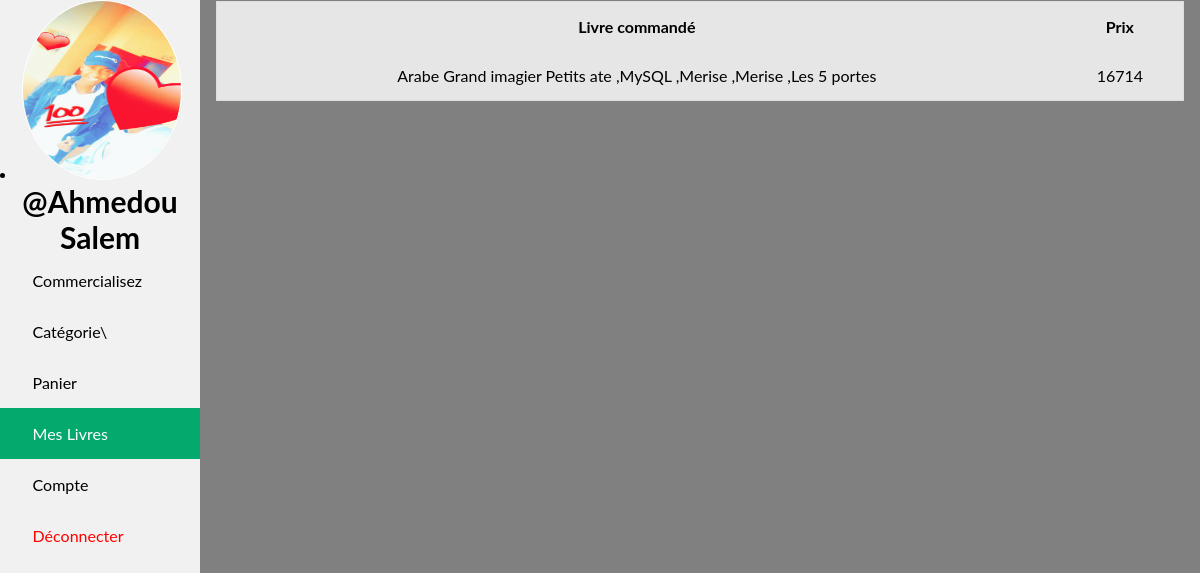
/member/livraison.php (signed in), run on the app's committed database.
### tables this page shows
CREATE TABLE `commande` (
  `CommandeId` int(11) NOT NULL,
  `CommandeDate` timestamp NOT NULL DEFAULT current_timestamp(),
  `Prix` int(11) NOT NULL,
  `status` tinyint(1) NOT NULL,
  `ClientId` int(11) NOT NULL
);

### member/count_panier.php (called while the page is built, shortened)
<?php
$selsect_user_info =mysqli_query($con, "SELECT UserId AS `urser_id`,`image` AS `image_user` FROM `login` WHERE username = '$user_name'");
$fetch_user = mysqli_fetch_assoc($selsect_user_info);
$user_ID = $fetch_user['urser_id'];
$image_user = $fetch_user['image_user'];
?>

### member/livraison.php (the view, shortened to what this page needs)
<?php
require '../db_connect.php';
$user_name = $_SESSION['username'];
require_once 'count_panier.php';
    ?>
<!DOCTYPE html>
<html lang="en">
<head>
    <link rel="stylesheet" href="../slick.css">
    <link rel="stylesheet" href="../css.css">
    <link rel="stylesheet" href="../image.css">
    <link rel="stylesheet" href="../Librarian/Annimation.css">
    <link rel="stylesheet" href="https://cdnjs.cloudflare.com/ajax/libs/font-awesome/4.7.0/css/font-awesome.min.css">
</head>
<body>
<div class="sidebar">
        <li><?php echo "<div class='circle'><img src='../file_database/".$image_user."' width='160px' height='180px'/></div>"."<br>"."<center><font style='font-size:30px;'><strong>";echo "@";print_r ($_SESSION['username']);echo "</strong></font></center>"; ?>
        </li>
        <a href="member.php"><i class='fas fa-bookmark'></i> Commercialisez</a>
        <a href="category.php"><i class='fas fa-poll'></i> Catégorie\</a>
        <a  href="panier.php"><i class='fa fa-shopping-cart'></i> Panier
    </a>
        <a class="active" href="livraison.php"><i class="fa fa-ship"></i> Mes Livres</a>
        <a href="compte.php"><i class="fas fa-address-card"></i> Compte</a>
        <a style="color:red;" href="../logout.php"><i class="fa fa-power-off"></i> Déconnecter</a>
    </div>
    <div class="content">
        <?php
    $sql = "SELECT `com`.`CommandeId`,`com`.`CommandeDate`, `com`.`Prix`, `com`.`status`,`com`.`ClientId`,
    `cl`.`Nom`,`cl`.`Address`,`cl`.`DateNaissance`,`cl`.`Genre`,GROUP_CONCAT(`p`.`NomLivre`) as `Livres`,GROUP_CONCAT(`p`.`image`) as `image_data` FROM `products_commandes` AS `pr`,`commande` AS `com`,
    `client` AS `cl` , `produits` AS `p`
    WHERE `pr`.`ProduitCommande` = `p`.`ProductId` AND `pr`.`CommandeId` = `com`.`CommandeId` AND `com`.`ClientId` = `cl`.`ClientId` AND
    `com`.`status`=1 AND `com`.`ClientId` = '$user_ID'
    GROUP by `pr`.`CommandeId`;";
    $resultat = mysqli_query($con, $sql);
    if ((mysqli_num_rows($resultat) > 0) ) {
        echo "<table  width='100%' cellspacing='15'>"."<tr>";
        echo "<th>Livre commandé</th>";
        echo "<th>Prix</th>";
        echo "</tr>";
        while ($r = mysqli_fetch_assoc($resultat)) {
                echo "<tr>";
                echo "<td>".$r['Livres']."</td>";
                echo "<td>".$r['Prix']."</td>"."</tr>";
        }
    echo "</table>";
    }else {
        echo "<center><div class='rockstar'><div class='div'><strong>"."Auccun Livre n'a eté trouvé"."</strong></div></div></center>";
    }
    ?>
    </div>
</body>
</html>
</body>
</html>

### css.css (style rules this page uses)
body { margin: 0; font-family: "Lato", sans-serif; background-size: cover; background-repeat: no-repeat; background-color: grey; }
.sidebar { margin: 0; padding: 0; width: 200px; background-color: #f1f1f1; position: fixed; height: 100%; overflow: auto; }
.sidebar a { display: block; color: black; padding: 16px; text-decoration: none; }
.sidebar a.active { background-color: #04AA6D; color: white; }
div.content { margin-left: 200px; padding: 1px 16px; height: 1000px; }
a { color: #94aab0; text-decoration: none; }

### image.css (style rules this page uses)
.circle { border-radius: 50%; display: inline-block; position: relative; }
.circle img { border-radius: 50%; display: block; border:1px solid #fff; }
.circle:after { content: ""; display: block; width: 100%; height: 100%; background: radial-gradient(ellipse at center); border-radius: 50%; position: absolute; top: 0; left: 0; }

### member/livraison.php (style rules this page uses)
table tr { background-color: rgba(255, 255, 255, 0.8); }
table { width: 100%; margin: auto; }
tr { text-align: center; }
th, td { padding: 15px; }

### data on the page
commande: Livres "Arabe Grand imagier Petits ate ,MySQL ,Merise ,Merise ,Les 5 portes", Prix "16714"
